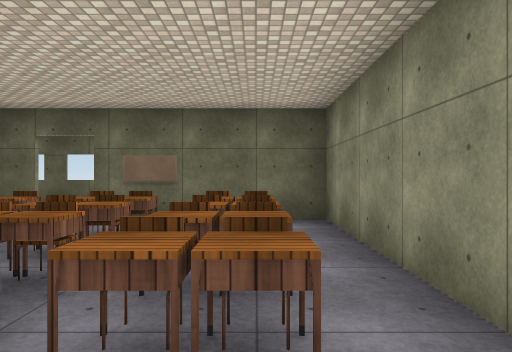
View 1 (above)

17 first-person views from a walk through a Unity game level. The camera is 1.5 m above the floor, looks level and sees 70° across. The floor is counted in squares, 2 m on a side. Each view is taken from the middle of a square. On the plan, view 1 faces up. The plan holds only what a view shows up to about 11 squares ahead; the rest is blank. Some animated figures are left out. Some surface patterns are stand-ins.

View 2
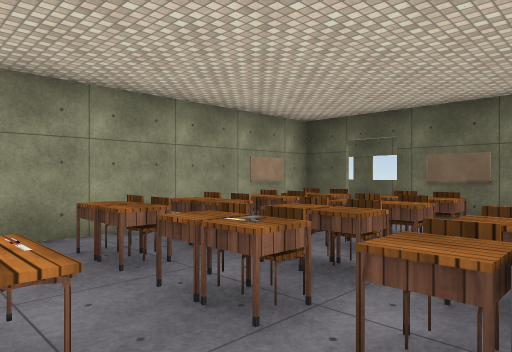

View 3
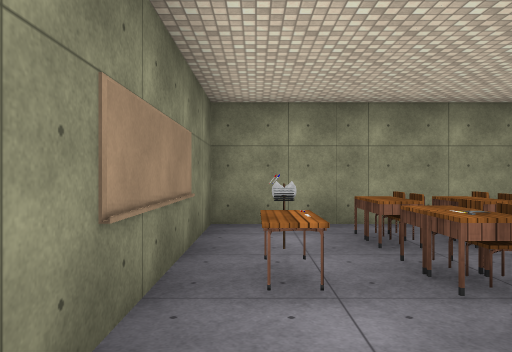

View 4
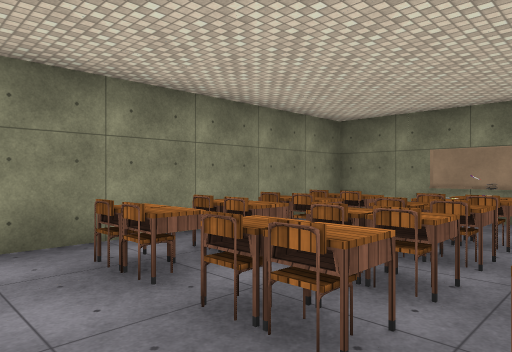

View 5
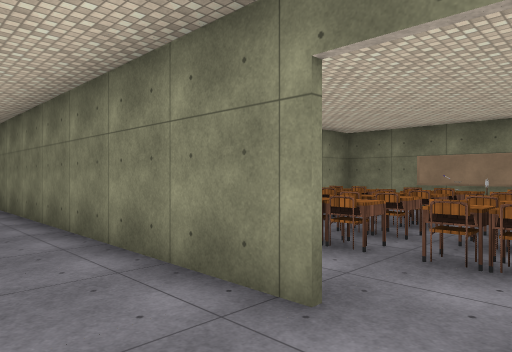

View 6
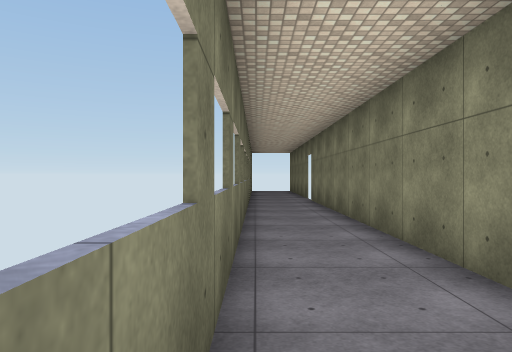

View 7
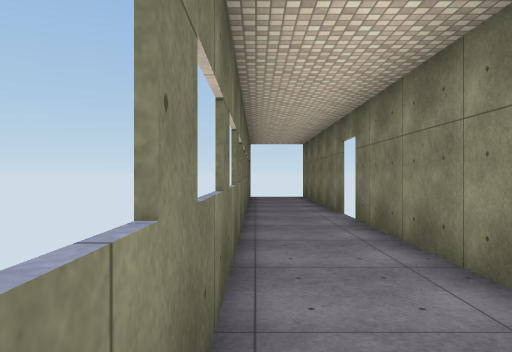

View 8
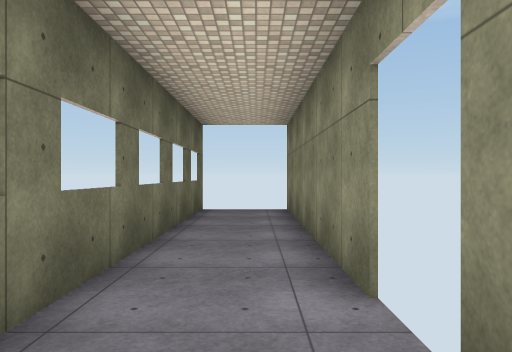

View 9
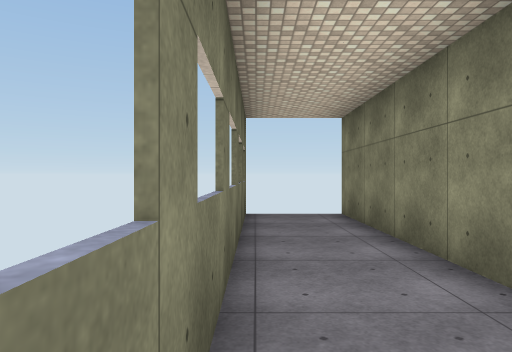

View 10
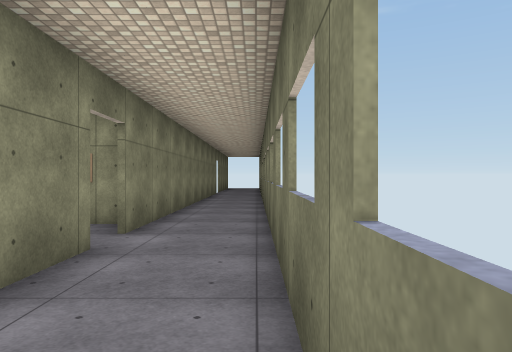

View 11
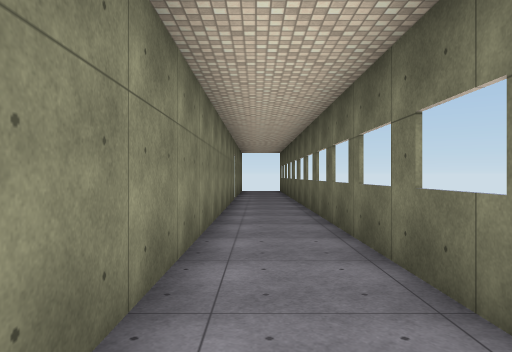

View 12
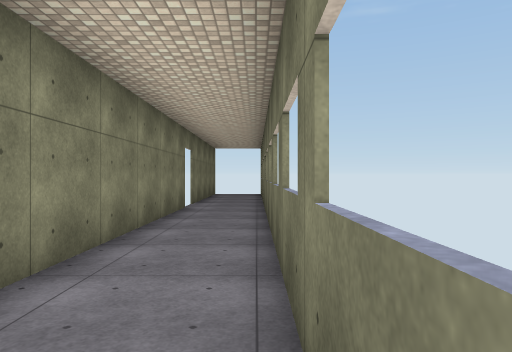

View 13
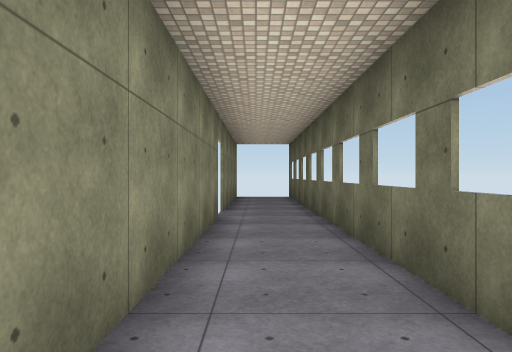

View 14
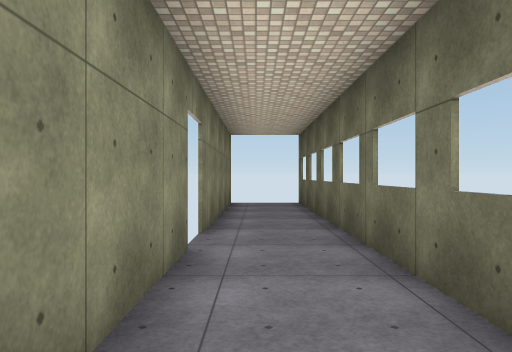

View 15
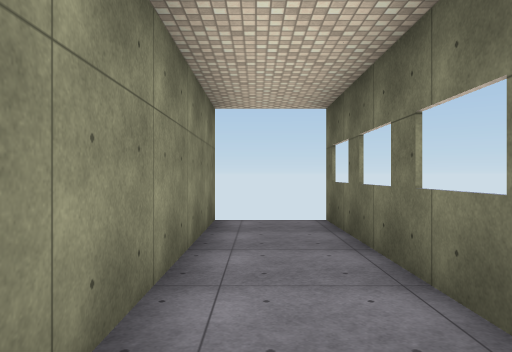

View 16
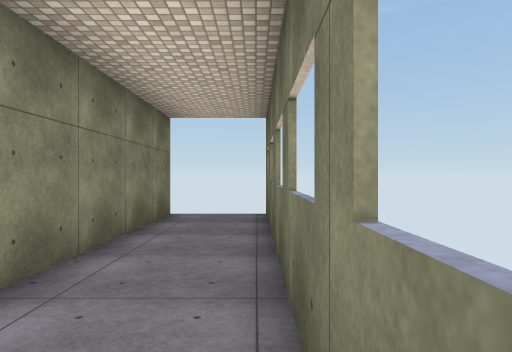

View 17
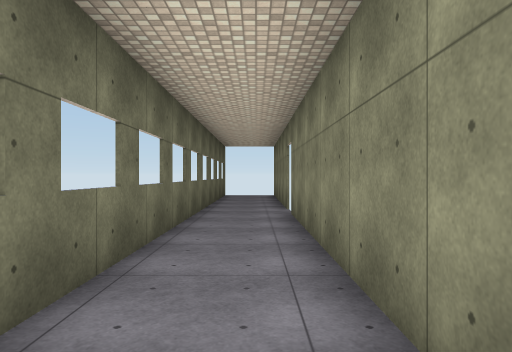

### Floor plan
Points are (right, up) in squares from view 1. A wall is a line through its corners. A room is listed if a view was taken in it or the views show most of it. See-through windows are left out.
Room 1 (views 1, 2, 3)
walls: (-3.7, 6.2) (-4.7, 6.2) (-4.7, -0.7) (1.2, -0.7) (1.2, 6.2) (-1.5, 6.2)
ways out: opening at (-2.5, 6) to room 2
objects: chair (-4, 4); chair (-4, 5); table (-3, 0); desk (-3, 1); chair (-3, 2); other object (-3, 3); desk (-3, 4); chair (-3, 5); other object (-2, 0); desk (-2, 1); chair (-2, 2); chair (-2, 3); chair (-2, 4); chair (-2, 5); desk (-1, 2); chair (-1, 4); chair (-1, 5); desk (0, 1); chair (0, 2); chair (0, 3); desk (0, 4); chair (0, 5)
Room 2 (views 4, 5, 6, 7, 8, 9, 10, 11, 12, 13, 14, 15, 16, 17)
walls: (-1.6, 6.3) (8.3, 6.3); (-14.7, 6.3) (-3.7, 6.3); (9.3, 6.3) (15.3, 6.3); (-21.2, 6.3) (-15.7, 6.3); (15.3, 8.2) (-21.2, 8.2)
ways out: opening at (-2.5, 6) to room 1; gap at (-21, 6); gap at (-16, 6); gap at (8, 6); gap at (15, 6)
objects: other object (-2, 6)

Where each view was taken, in squares from view 1:
view 1: 0 up, 0 right, facing up
view 2: 0 up, 0 right, facing up-left
view 3: 0 up, 1 right, facing left
view 4: 6 up, 3 left, facing down-right
view 5: 8 up, 4 left, facing down-right
view 6: 8 up, 3 left, facing right
view 7: 8 up, 2 right, facing right
view 8: 7 up, 7 right, facing right
view 9: 8 up, 8 right, facing right
view 10: 8 up, 1 right, facing left
view 11: 7 up, 3 left, facing left
view 12: 8 up, 6 left, facing left
view 13: 7 up, 8 left, facing left
view 14: 7 up, 11 left, facing left
view 15: 7 up, 15 left, facing left
view 16: 8 up, 14 left, facing left
view 17: 7 up, 1 right, facing right
